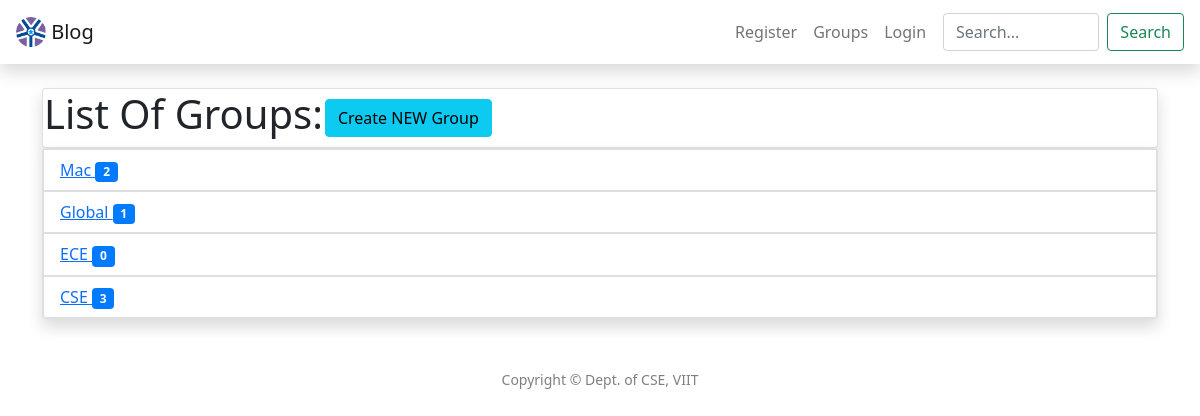
Page /groups/ on the earlier database version.
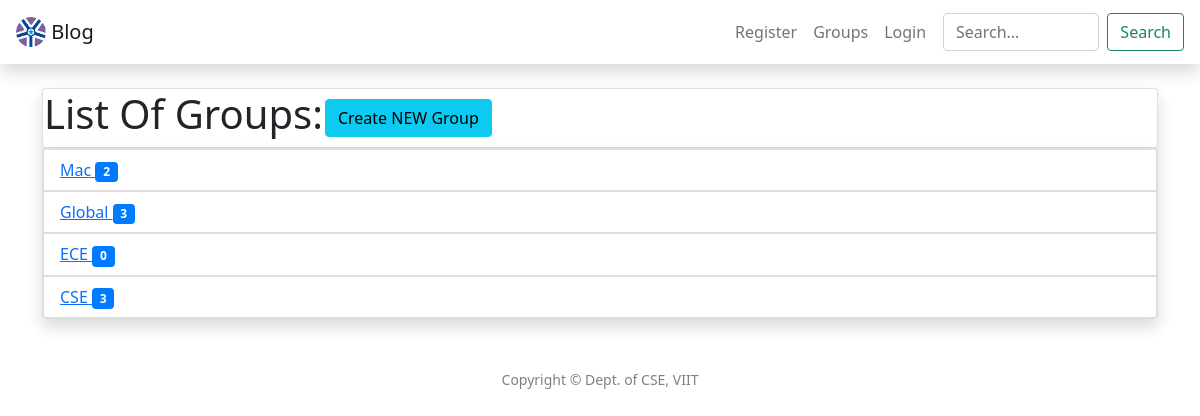
Same page on the later database version.
### groups/models.py (models this page shows, shortened)
class Branches(models.Model):
	name = models.CharField(max_length = 100, primary_key=True)
	discripton = models.TextField(default="Test")
	user_id = models.ForeignKey(User, on_delete = models.CASCADE, default=1)
	count = models.IntegerField(default=0)
	def __str__(self):
		return self.name

### groups/views.py (the view)
# urls.py: path('groups/',GroupListView.as_view() , name = 'groups'),
class GroupListView(ListView):
	model = Branches
	template_name = 'groups/groups.html'
	context_object_name = 'group'
	ordering = ['-name']

### templates/groups/groups.html (shortened to what this page needs)
{% extends "header.html"%} {% block title %}Groups{% endblock %} {% block content %}
<div class="container">
<table class="card shadow portfolio">
    <tr>
        <td>
            <h1> List Of Groups:</h1>
        </td>
        <td>
            <a type="button" href="{%url 'group-create'%}" class="btn btn-info">Create NEW Group</a>
        </td>
    </tr>
</table>
<ul class="list-group card shadow portfolio">
    {% for g in group %}
                <a href="{% url 'groups' %}{{ g.name }}">
                <li class="list-group-item d-flex justify-content-between align-items-center">
                    {{g}}
                    <span class="badge badge-primary badge-pill">{{ g.count }}</span>
                    </a>
				{% endfor %}
    		</ul>
{% endblock content %}

Differences in the rows shown:
changed Branches "Global": count "1" → "3"
